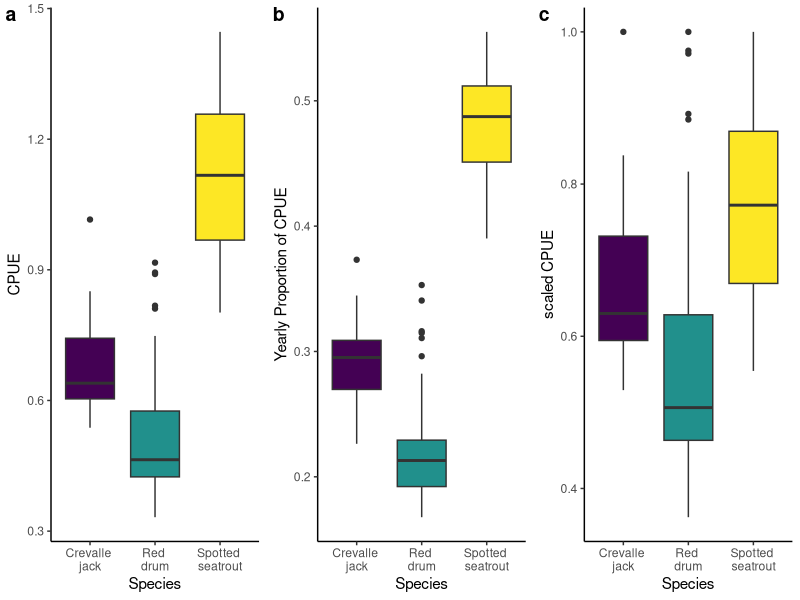
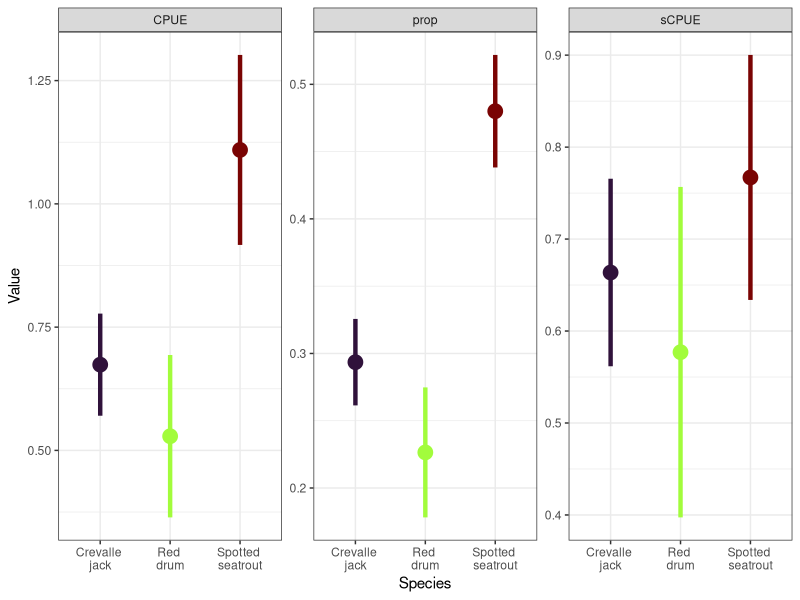
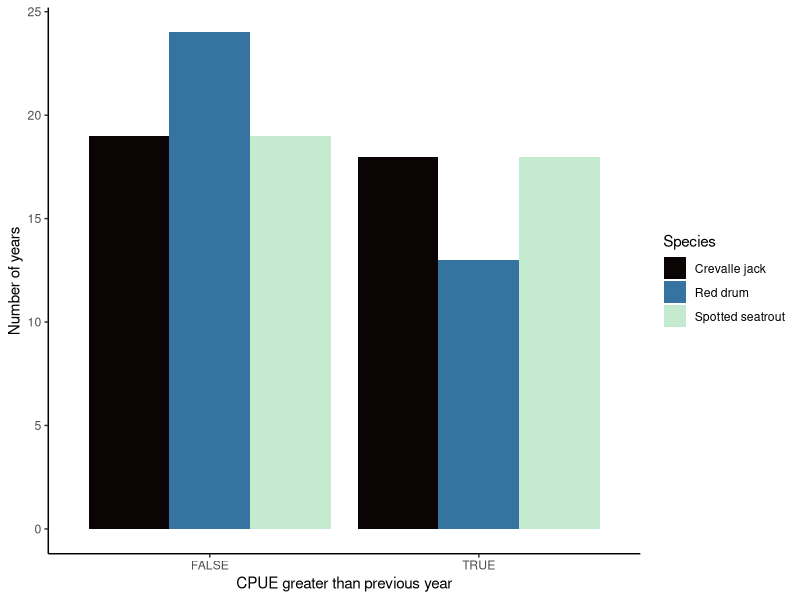

These charts were generated, in order, by the following R code:
## ---- chunk 1
knitr::opts_chunk$set(collapse = T, cache = T)
## ---- chunk 2
library(tidyverse)

df = read_csv('data/ENP_catch.csv')
str(df)

## ---- chunk 3
df_l = df |> 
      pivot_longer(`Crevalle jack`:`Spotted seatrout`, 
                   names_to = 'species', values_to = 'CPUE')
## ---- chunk 4
# calculate the mean and sd of CPUE and extract species with max and min per year
df_m = df_l |> 
      group_by(Year) |> 
      summarize(CPUE_m = mean(CPUE),
                CPUE_sd = sd(CPUE),
                max_sp = species[which.max(CPUE)],
                min_sp = species[which.min(CPUE)])

# year with max CPUE
df_m$Year[which.max(df_m$CPUE_m)]
max(df_m$CPUE_m)

#year with min CPUE
df_m$Year[which.min(df_m$CPUE_m)]
min(df_m$CPUE_m)

# species with maximum values 
df_m$max_sp

# species with min values
df_m$min_sp

## ---- chunk 5
df_n = df_l |> 
      group_by(Year) |> 
      mutate(prop = CPUE/sum(CPUE)) |> 
      group_by(species) |> 
      mutate(sCPUE = CPUE/max(CPUE)) |> 
      ungroup()

df_n
## ---- chunk 6
library(viridis)

# using ggarrange
library(ggpubr)

a = ggplot(df_n, aes(species, CPUE, fill = species))+
      geom_boxplot()+
      scale_fill_viridis_d()+
      labs(x = 'Species', y = 'CPUE')+
      scale_x_discrete(labels = c('Crevalle \njack',
                                  'Red \ndrum',
                                  'Spotted \nseatrout'))+
      theme_classic()
      
b = ggplot(df_n, aes(species, prop, fill = species))+
      geom_boxplot()+
      scale_fill_viridis_d()+
      labs(x = 'Species', y = 'Yearly Proportion of CPUE')+
      scale_x_discrete(labels = c('Crevalle \njack',
                                  'Red \ndrum',
                                  'Spotted \nseatrout'))+
      theme_classic()

c = ggplot(df_n, aes(species, sCPUE, fill = species))+
      geom_boxplot()+
      scale_fill_viridis_d()+
      labs(x = 'Species', y = 'scaled CPUE')+
      scale_x_discrete(labels = c('Crevalle \njack',
                                  'Red \ndrum',
                                  'Spotted \nseatrout'))+
      theme_classic()

ggarrange(a,b,c,
          labels = 'auto',
          legend = 'none',
          nrow = 1)

# using facet_wrap
d = df_n |> 
      pivot_longer(CPUE:sCPUE, names_to = 'metric', 
                   values_to = 'value')


ggplot(d, aes(species, value, color = species))+
      stat_summary(fun = mean,
               fun.min = function(x) mean(x) - sd(x), 
               fun.max = function(x) mean(x) + sd(x), 
               geom = "pointrange",
               size = 1, linewidth = 1.5)+
      scale_color_viridis_d(option = 'turbo')+
      scale_x_discrete(labels = c('Crevalle \njack',
                                  'Red \ndrum',
                                  'Spotted \nseatrout'))+
      labs(x = 'Species', y = 'Value')+
      facet_wrap(~metric, scales = 'free_y')+
      theme_bw()+
      theme(legend.position = 'none')
## ---- chunk 7
df_q = df_n |> 
      group_by(species) |> 
      mutate(class = case_when(
            CPUE < quantile(CPUE, 0.4) ~ 'Below average',
            between(CPUE, 
                    quantile(CPUE, 0.4), 
                    quantile(CPUE, 0.6)) ~ 'Average',
            CPUE > quantile(CPUE, 0.6) ~ 'Above average'
      )) |> 
      mutate(Quantile = factor(findInterval(CPUE, c(-Inf, quantile(CPUE,
probs=c(0.4, .6)), Inf)),
labels=c("Below average","Average","Above average")))



df_q
## ---- chunk 8
# for loop 
df_q$comp_fl = NA

yrs = unique(df_q$Year)

for (i in 2:length(yrs)){
      df_q$comp_fl[df_q$species == 'Crevalle jack' & df_q$Year == yrs[i]] = 
            df_q$CPUE[df_q$species == 'Crevalle jack'& df_q$Year == yrs[i]] > 
            df_q$CPUE[df_q$species == 'Crevalle jack'& df_q$Year == yrs[i-1]]
      
       df_q$comp_fl[df_q$species == 'Red drum'& df_q$Year == yrs[i]] = 
            df_q$CPUE[df_q$species == 'Red drum'& df_q$Year == yrs[i]] > 
            df_q$CPUE[df_q$species == 'Red drum'& df_q$Year == yrs[i-1]]
       
        df_q$comp_fl[df_q$species == 'Spotted seatrout'& df_q$Year == yrs[i]] = 
            df_q$CPUE[df_q$species == 'Spotted seatrout'& df_q$Year == yrs[i]] > 
            df_q$CPUE[df_q$species == 'Spotted seatrout'& df_q$Year == yrs[i-1]]
}

# dplyr
df_q = df_q |> 
      group_by(species) |> 
      mutate(comp_dp = CPUE > lag(CPUE))

df_q
## ---- chunk 9
d = df_q |> 
      drop_na() |> 
      group_by(species) |> 
      count(comp_dp) 

ggplot(d, aes(comp_dp, n, fill = species))+
      geom_col(position = 'dodge')+
      scale_fill_viridis_d(option = 'mako', end = 0.95)+
      labs(x = 'CPUE greater than previous year',
           y = 'Number of years', 
           fill = 'Species')+
      theme_classic()

